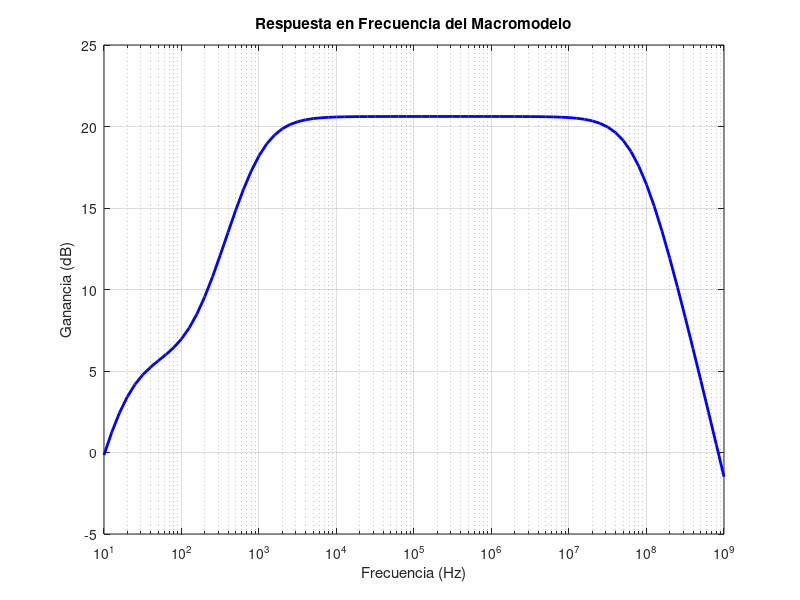

Source code (MATLAB):
clear all
close all

% quiero leer los datos de bode macromodelo . txt y graficarlos

% leo los datos

% Leer el archivo TSV
fileID = fopen('Respuesta_En_Frecuencia_Macromodelo.txt', 'r');
data2 = textscan(fileID, '%f %s', 'Delimiter', '\t', 'HeaderLines', 1);
fclose(fileID);

% Extraer las frecuencias y ganancias
frecuencia2 = data2{1};
ganancia_str = data2{2};

% Procesar las ganancias para extraer los valores en dB
ganancia_db2 = zeros(length(ganancia_str), 1);
for i = 1:length(ganancia_str)
    % Extraer el valor en dB de la cadena
    ganancia_db2(i) = sscanf(ganancia_str{i}, '(%fdB,%*f)');
end

% Graficar
figure;
semilogx(frecuencia2, ganancia_db2, 'b', 'LineWidth', 2); % Agregar línea punteada con grosor de línea 2
grid on;
xlabel('Frecuencia (Hz)');
ylabel('Ganancia (dB)');
title('Respuesta en Frecuencia del Macromodelo');


